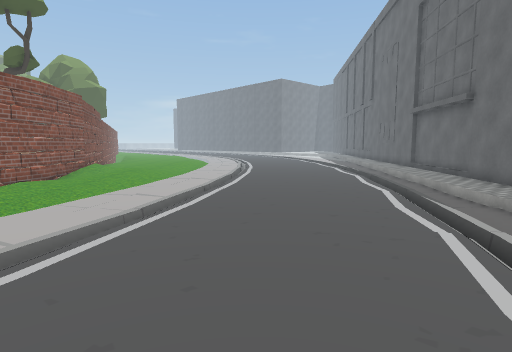
View 1 (above)

20 first-person views from a walk through a Unity game level. The camera is 1.5 m above the floor, tilts 6° down and sees 80° across. The floor is counted in squares, 1 m on a side. Each view is taken from the middle of a square. On the plan, view 1 faces up. The plan holds only what a view shows up to about 15 squares ahead; the rest is blank. The place goes on beyond the plan. Some trees and plants on the terrain are drawn as simple stand-ins. Some animated figures are not drawn. Some surface patterns are stand-ins.

View 2
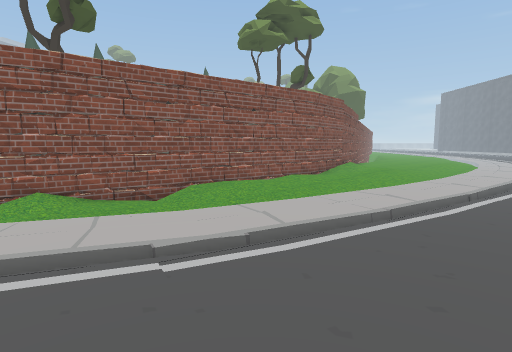

View 3
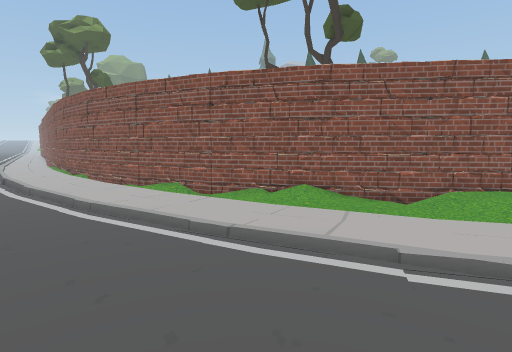

View 4
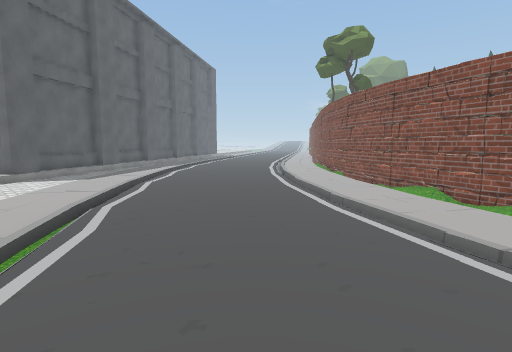

View 5
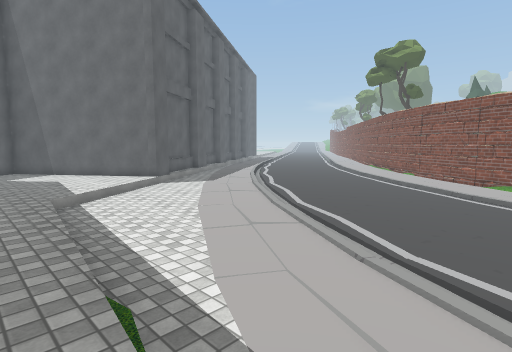

View 6
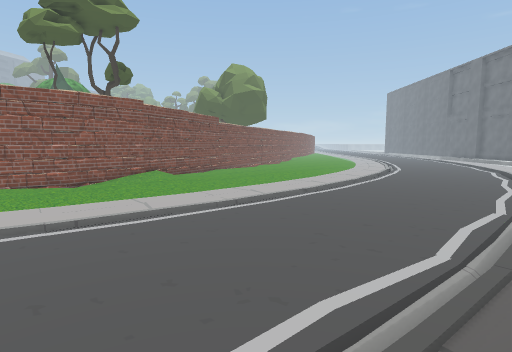

View 7
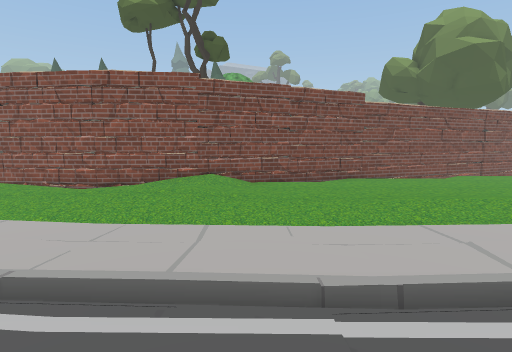

View 8
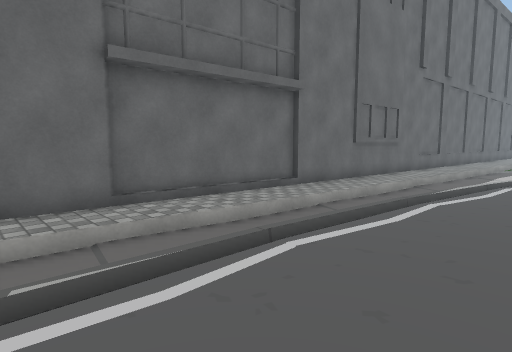

View 9
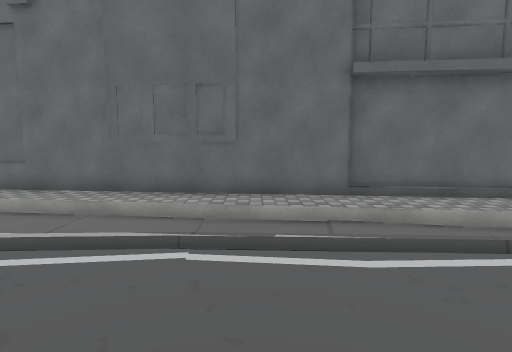

View 10
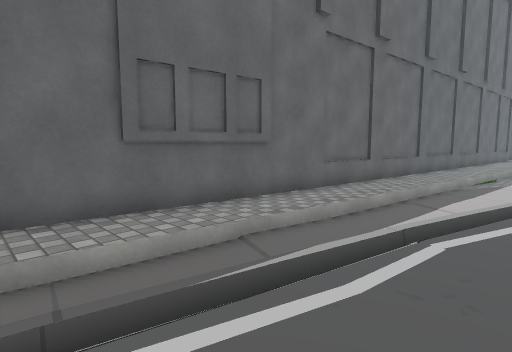

View 11
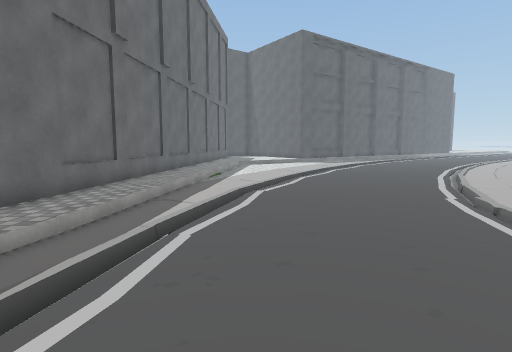

View 12
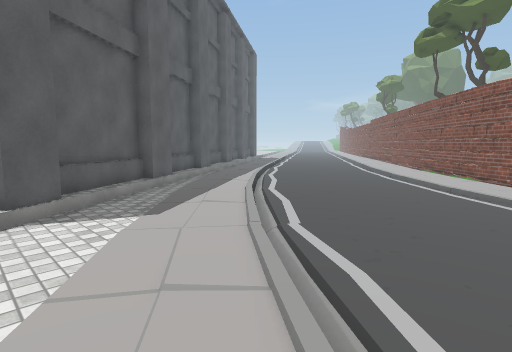

View 13
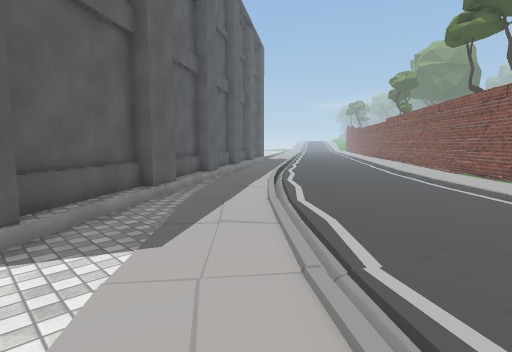

View 14
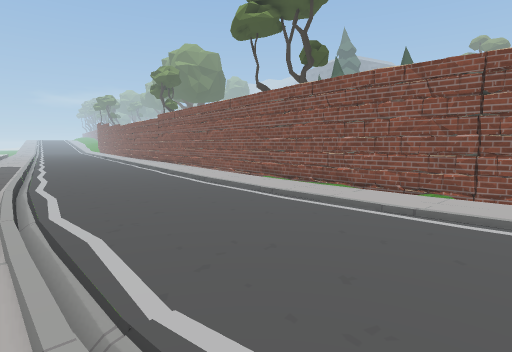

View 15
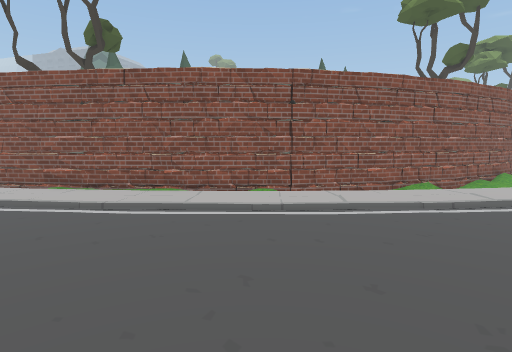

View 16
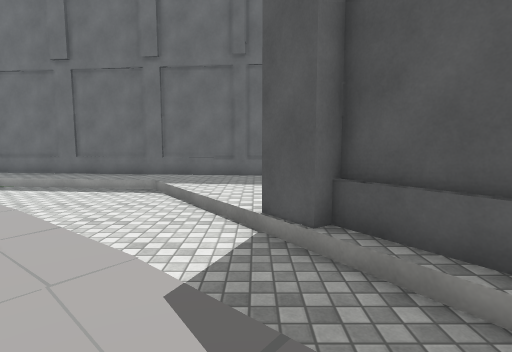

View 17
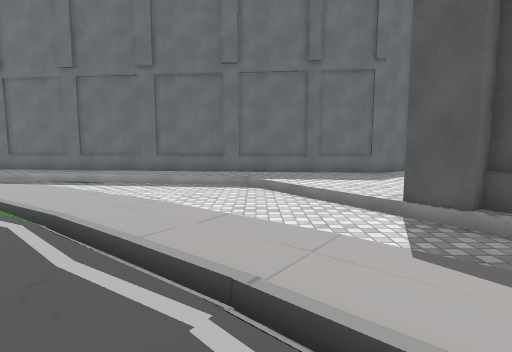

View 18
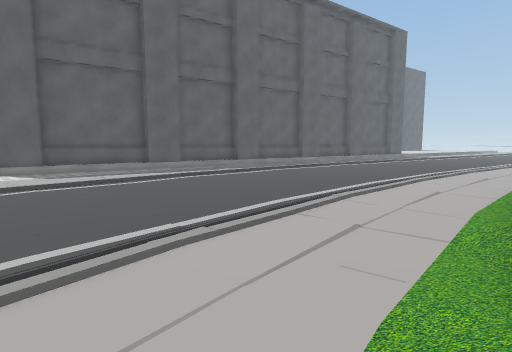

View 19
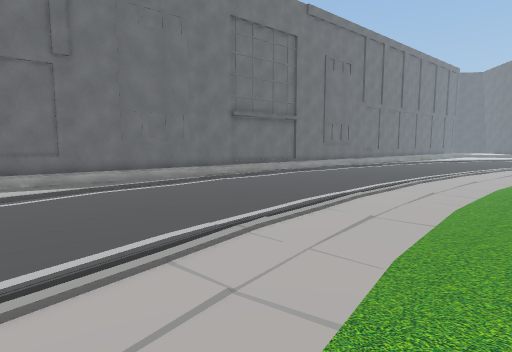

View 20
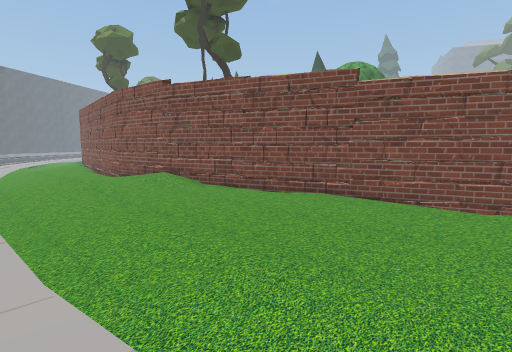

### Floor plan
Key: @ floor where view 1 was taken; # wall or solid block; . main floor; : floor 0.25 m higher than the main floor; - floor 0.25 m lower than the main floor; / step, stairs or slope; T tree.
Columns run from 22 left of view 1 to 9 right of it. Each row starts with its distance up from view 1.
 27          # ....../ ..... ..
 26          # /....../......../../#
 25          ##/........./...../../#
 24           #/....../../...../..:#
 23           ##........./........:#
 22            #........./........:#
 21            #....../../......./:#
 20            ##...../../......./:#
 19             #...../../......./##
 18             #...../../......./#
 17             ##/:../../......./#
 16              #/:://../.......:#
 15          TT  #/:://../.......:#
 14              #::://../.......:#
 13              #.:://../.....//:#
 12              #/.../........//:#
 11              #/:.././......//:#
 10              #/:..../......//:#
  9              #/:..../.....///##
  8              # :..../.....//:#
  7              #/:...//...../.:#
  6             ##//..........//:#
  5             #//.-../......//:#
  4             #---/../.....///:#
  3          T  #---/../.....///:#
  2          T  #/-/../.....././:#
  1             #/-/.//......///:#
  0            ##//../....@.//.:##
 -1            #/ /.//....../..:##
 -2            # /../....../...:#
 -3           ##/........../../:#
 -4           #//............./:#
 -5          ##/../.........../:#
 -6         ##/../.......-..../:#
 -7         #/..//......//..../:#
 -8        ##.........../.....::#
 -9       ##.../.......-......::#
-10      ##...-.......//......:##
-11     ##.../......../....../:#
-12    ##...-................/:#
-13  ###.../.............../:::#
-14 ##...//......../....../::::#
-15 #...//......../......::::::#
-16  ............/.....###:::::#
-17 ./........../.....#####::::#
-18 //..............###   #::::##
-19 .........//....###    ##::  #

Where each view was taken, in squares from view 1:
view 1: 0 up, 0 right, facing up
view 2: 0 up, 0 right, facing up-left
view 3: 0 up, 0 right, facing left
view 4: 0 up, 0 right, facing down-left
view 5: 2 down, 5 right, facing down-left
view 6: 9 up, 6 right, facing up-left
view 7: 18 up, 2 right, facing left
view 8: 18 up, 2 right, facing down-right
view 9: 18 up, 1 right, facing right
view 10: 10 up, 2 right, facing down-right
view 11: 10 up, 2 right, facing down
view 12: 8 down, 1 left, facing down-left
view 13: 10 down, 2 left, facing down-left
view 14: 14 down, 6 left, facing left
view 15: 16 down, 8 left, facing up-left
view 16: 15 down, 7 left, facing right
view 17: 12 down, 8 left, facing right
view 18: 4 down, 11 left, facing down
view 19: 27 up, 5 left, facing down-right
view 20: 27 up, 3 left, facing down-left
